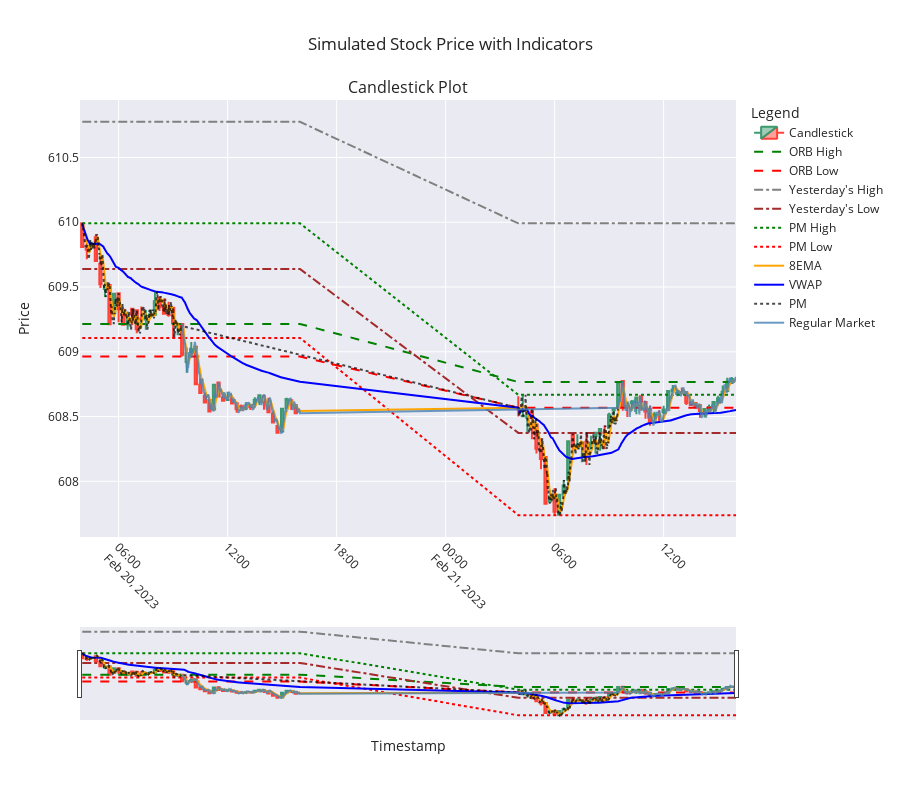

Notebook code for this chart:
### Code cell
from plotly.subplots import make_subplots
import plotly.graph_objects as go
import plotly.express as px

def plot_candlestick_with_indicators(candlestick_data, simulated_data):
    # Create a figure with a single subplot
    fig = make_subplots(rows=1, cols=1, shared_xaxes=True, 
                        vertical_spacing=0.1, 
                        subplot_titles=("Candlestick Plot",))

    # Add candlestick traces
    fig.add_trace(go.Candlestick(
        x=candlestick_data.index,
        open=candlestick_data['Open'],
        high=candlestick_data['High'],
        low=candlestick_data['Low'],
        close=candlestick_data['Close'],
        name='Candlestick',
        opacity=1
    ), row=1, col=1)

    # Add indicators to the candlestick plot
    fig.add_trace(go.Scatter(
        x=simulated_data['Timestamp'],
        y=simulated_data['ORB_High'],
        mode='lines',
        name='ORB High',
        line=dict(color='green', dash='dash')
    ), row=1, col=1)

    fig.add_trace(go.Scatter(
        x=simulated_data['Timestamp'],
        y=simulated_data['ORB_Low'],
        mode='lines',
        name='ORB Low',
        line=dict(color='red', dash='dash')
    ), row=1, col=1)

    fig.add_trace(go.Scatter(
        x=simulated_data['Timestamp'],
        y=simulated_data['Yest_High'],
        mode='lines',
        name="Yesterday's High",
        line=dict(color='gray', dash='dashdot')
    ), row=1, col=1)

    fig.add_trace(go.Scatter(
        x=simulated_data['Timestamp'],
        y=simulated_data['Yest_Low'],
        mode='lines',
        name="Yesterday's Low",
        line=dict(color='brown', dash='dashdot')
    ), row=1, col=1)

    fig.add_trace(go.Scatter(
        x=simulated_data['Timestamp'],
        y=simulated_data['PM_High'],
        mode='lines',
        name='PM High',
        line=dict(color='green', dash='dot')
    ), row=1, col=1)

    fig.add_trace(go.Scatter(
        x=simulated_data['Timestamp'],
        y=simulated_data['PM_Low'],
        mode='lines',
        name='PM Low',
        line=dict(color='red', dash='dot')
    ), row=1, col=1)

    fig.add_trace(go.Scatter(
        x=simulated_data['Timestamp'],
        y=simulated_data['8EMA'],
        mode='lines',
        name='8EMA',
        line=dict(color='orange')
    ), row=1, col=1)

    fig.add_trace(go.Scatter(
        x=simulated_data['Timestamp'],
        y=simulated_data['VWAP'],
        mode='lines',
        name='VWAP',
        line=dict(color='blue')
    ), row=1, col=1)

    # Add PM and Regular Market values
    fig.add_trace(go.Scatter(
        x=simulated_data[simulated_data['Session'] == 'PM']['Timestamp'],
        y=simulated_data[simulated_data['Session'] == 'PM']['Close'],
        mode='lines',
        name='PM',
        line=dict(color='black', dash='dot'),
        opacity=0.7
    ), row=1, col=1)

    fig.add_trace(go.Scatter(
        x=simulated_data[simulated_data['Session'] == 'Regular Market']['Timestamp'],
        y=simulated_data[simulated_data['Session'] == 'Regular Market']['Close'],
        mode='lines',
        name='Regular Market',
        line=dict(color='steelblue'),
        opacity=0.8
    ), row=1, col=1)

    # Update layout for better appearance
    fig.update_layout(
        title="Simulated Stock Price with Indicators",
        xaxis_title="Timestamp",
        yaxis_title="Price",
        legend_title="Legend",
        xaxis=dict(tickangle=45),
        template="seaborn",
        hovermode='x unified',
        height=800  # Make the graph taller
    )

    # Show the plot
    fig.show()

# Example usage
plot_candlestick_with_indicators(candlestick_data, simulated_data)

### Figure 1 — Plotly figure (JSON) as saved in the notebook; plotly's stock layout.template omitted (floating-point values rounded to 4 significant figures; data arrays with more than 128 entries replaced by an {"elided": "..."} marker saying what was removed)
{"data": [{"close": [609.8, 609.8, 609.8, 609.7, 609.5, 609.5, 609.2, 609.4, 609.3, 609.2, 609.3, 609.3, 609.2, 609.2, 609.3, 609.3, 609.4, 609.3, 609.3, 609.3, 609.2, 609.2, 609.0, 609.0, 609.0, 608.7, 608.7, 608.6, 608.5, 608.7, 608.7, 608.6, 608.6, 608.6, 608.6, 608.6, 608.6, 608.6, 608.6, 608.7, 608.6, 608.5, 608.5, 608.4, 608.6, 608.6, 608.6, 608.5, 608.6, 608.5, 608.5, 608.5, 608.3, 608.2, 607.8, 607.9, 607.8, 607.9, 608.0, 608.3, 608.3, 608.3, 608.3, 608.2, 608.3, 608.4, 608.4, 608.4, 608.5, 608.6, 608.8, 608.6, 608.6, 608.6, 608.6, 608.6, 608.5, 608.5, 608.5, 608.5, 608.6, 608.7, 608.7, 608.7, 608.7, 608.6, 608.6, 608.6, 608.5, 608.6, 608.6, 608.6, 608.6, 608.7, 608.8, 608.8], "high": [610.0, 609.9, 609.9, 609.9, 609.8, 609.5, 609.5, 609.4, 609.5, 609.3, 609.3, 609.3, 609.3, 609.3, 609.3, 609.3, 609.5, 609.4, 609.4, 609.4, 609.3, 609.2, 609.2, 609.0, 609.1, 609.0, 608.8, 608.7, 608.6, 608.7, 608.8, 608.7, 608.7, 608.6, 608.6, 608.6, 608.6, 608.6, 608.6, 608.7, 608.7, 608.6, 608.5, 608.4, 608.6, 608.6, 608.6, 608.6, 608.7, 608.7, 608.5, 608.6, 608.4, 608.3, 608.2, 607.9, 607.9, 607.9, 608.0, 608.3, 608.4, 608.4, 608.3, 608.4, 608.4, 608.4, 608.4, 608.4, 608.5, 608.6, 608.8, 608.8, 608.6, 608.6, 608.6, 608.7, 608.6, 608.6, 608.5, 608.5, 608.6, 608.7, 608.7, 608.7, 608.7, 608.7, 608.6, 608.6, 608.6, 608.6, 608.6, 608.6, 608.7, 608.7, 608.8, 608.8], "low": [609.8, 609.7, 609.8, 609.7, 609.5, 609.4, 609.2, 609.3, 609.2, 609.2, 609.2, 609.2, 609.1, 609.2, 609.2, 609.3, 609.3, 609.3, 609.3, 609.3, 609.1, 609.1, 609.0, 608.8, 609.0, 608.7, 608.7, 608.6, 608.5, 608.6, 608.7, 608.6, 608.6, 608.6, 608.5, 608.5, 608.6, 608.6, 608.6, 608.6, 608.6, 608.5, 608.5, 608.4, 608.4, 608.6, 608.6, 608.5, 608.5, 608.5, 608.4, 608.3, 608.2, 608.1, 607.8, 607.8, 607.7, 607.7, 607.9, 608.0, 608.2, 608.2, 608.1, 608.1, 608.3, 608.2, 608.2, 608.2, 608.4, 608.4, 608.6, 608.5, 608.5, 608.5, 608.5, 608.5, 608.5, 608.4, 608.5, 608.5, 608.5, 608.6, 608.7, 608.7, 608.7, 608.6, 608.6, 608.6, 608.5, 608.5, 608.5, 608.5, 608.6, 608.7, 608.7, 608.8], "name": "Candlestick", "opacity": 1, "open": [610.0, 609.8, 609.8, 609.9, 609.7, 609.5, 609.5, 609.3, 609.5, 609.3, 609.2, 609.3, 609.3, 609.3, 609.2, 609.3, 609.3, 609.4, 609.3, 609.3, 609.3, 609.2, 609.2, 608.9, 609.0, 609.0, 608.7, 608.7, 608.6, 608.6, 608.8, 608.6, 608.6, 608.6, 608.6, 608.6, 608.6, 608.6, 608.6, 608.6, 608.7, 608.6, 608.5, 608.4, 608.4, 608.6, 608.6, 608.6, 608.6, 608.5, 608.5, 608.5, 608.4, 608.3, 608.2, 607.8, 607.9, 607.7, 607.9, 608.0, 608.4, 608.3, 608.3, 608.3, 608.3, 608.3, 608.4, 608.4, 608.4, 608.5, 608.6, 608.8, 608.6, 608.6, 608.6, 608.7, 608.6, 608.6, 608.5, 608.5, 608.5, 608.6, 608.7, 608.7, 608.7, 608.7, 608.6, 608.6, 608.6, 608.5, 608.6, 608.6, 608.6, 608.7, 608.7, 608.8], "type": "candlestick", "x": ["2023-02-20T04:00:00.000000000", "2023-02-20T04:15:00.000000000", "2023-02-20T04:30:00.000000000", "2023-02-20T04:45:00.000000000", "2023-02-20T05:00:00.000000000", "2023-02-20T05:15:00.000000000", "2023-02-20T05:30:00.000000000", "2023-02-20T05:45:00.000000000", "2023-02-20T06:00:00.000000000", "2023-02-20T06:15:00.000000000", "2023-02-20T06:30:00.000000000", "2023-02-20T06:45:00.000000000", "2023-02-20T07:00:00.000000000", "2023-02-20T07:15:00.000000000", "2023-02-20T07:30:00.000000000", "2023-02-20T07:45:00.000000000", "2023-02-20T08:00:00.000000000", "2023-02-20T08:15:00.000000000", "2023-02-20T08:30:00.000000000", "2023-02-20T08:45:00.000000000", "2023-02-20T09:00:00.000000000", "2023-02-20T09:15:00.000000000", "2023-02-20T09:30:00.000000000", "2023-02-20T09:45:00.000000000", "2023-02-20T10:00:00.000000000", "2023-02-20T10:15:00.000000000", "2023-02-20T10:30:00.000000000", "2023-02-20T10:45:00.000000000", "2023-02-20T11:00:00.000000000", "2023-02-20T11:15:00.000000000", "2023-02-20T11:30:00.000000000", "2023-02-20T11:45:00.000000000", "2023-02-20T12:00:00.000000000", "2023-02-20T12:15:00.000000000", "2023-02-20T12:30:00.000000000", "2023-02-20T12:45:00.000000000", "2023-02-20T13:00:00.000000000", "2023-02-20T13:15:00.000000000", "2023-02-20T13:30:00.000000000", "2023-02-20T13:45:00.000000000", "2023-02-20T14:00:00.000000000", "2023-02-20T14:15:00.000000000", "2023-02-20T14:30:00.000000000", "2023-02-20T14:45:00.000000000", "2023-02-20T15:00:00.000000000", "2023-02-20T15:15:00.000000000", "2023-02-20T15:30:00.000000000", "2023-02-20T15:45:00.000000000", "2023-02-21T04:00:00.000000000", "2023-02-21T04:15:00.000000000", "2023-02-21T04:30:00.000000000", "2023-02-21T04:45:00.000000000", "2023-02-21T05:00:00.000000000", "2023-02-21T05:15:00.000000000", "2023-02-21T05:30:00.000000000", "2023-02-21T05:45:00.000000000", "2023-02-21T06:00:00.000000000", "2023-02-21T06:15:00.000000000", "2023-02-21T06:30:00.000000000", "2023-02-21T06:45:00.000000000", "2023-02-21T07:00:00.000000000", "2023-02-21T07:15:00.000000000", "2023-02-21T07:30:00.000000000", "2023-02-21T07:45:00.000000000", "2023-02-21T08:00:00.000000000", "2023-02-21T08:15:00.000000000", "2023-02-21T08:30:00.000000000", "2023-02-21T08:45:00.000000000", "2023-02-21T09:00:00.000000000", "2023-02-21T09:15:00.000000000", "2023-02-21T09:30:00.000000000", "2023-02-21T09:45:00.000000000", "2023-02-21T10:00:00.000000000", "2023-02-21T10:15:00.000000000", "2023-02-21T10:30:00.000000000", "2023-02-21T10:45:00.000000000", "2023-02-21T11:00:00.000000000", "2023-02-21T11:15:00.000000000", "2023-02-21T11:30:00.000000000", "2023-02-21T11:45:00.000000000", "2023-02-21T12:00:00.000000000", "2023-02-21T12:15:00.000000000", "2023-02-21T12:30:00.000000000", "2023-02-21T12:45:00.000000000", "2023-02-21T13:00:00.000000000", "2023-02-21T13:15:00.000000000", "2023-02-21T13:30:00.000000000", "2023-02-21T13:45:00.000000000", "2023-02-21T14:00:00.000000000", "2023-02-21T14:15:00.000000000", "2023-02-21T14:30:00.000000000", "2023-02-21T14:45:00.000000000", "2023-02-21T15:00:00.000000000", "2023-02-21T15:15:00.000000000", "2023-02-21T15:30:00.000000000", "2023-02-21T15:45:00.000000000"], "xaxis": "x", "yaxis": "y"}, {"line": {"color": "green", "dash": "dash"}, "mode": "lines", "name": "ORB High", "type": "scatter", "x": {"elided": "1440 str values"}, "xaxis": "x", "y": {"elided": "1440 float values"}, "yaxis": "y"}, {"line": {"color": "red", "dash": "dash"}, "mode": "lines", "name": "ORB Low", "type": "scatter", "x": {"elided": "1440 str values"}, "xaxis": "x", "y": {"elided": "1440 float values"}, "yaxis": "y"}, {"line": {"color": "gray", "dash": "dashdot"}, "mode": "lines", "name": "Yesterday's High", "type": "scatter", "x": {"elided": "1440 str values"}, "xaxis": "x", "y": {"elided": "1440 float values"}, "yaxis": "y"}, {"line": {"color": "brown", "dash": "dashdot"}, "mode": "lines", "name": "Yesterday's Low", "type": "scatter", "x": {"elided": "1440 str values"}, "xaxis": "x", "y": {"elided": "1440 float values"}, "yaxis": "y"}, {"line": {"color": "green", "dash": "dot"}, "mode": "lines", "name": "PM High", "type": "scatter", "x": {"elided": "1440 str values"}, "xaxis": "x", "y": {"elided": "1440 float values"}, "yaxis": "y"}, {"line": {"color": "red", "dash": "dot"}, "mode": "lines", "name": "PM Low", "type": "scatter", "x": {"elided": "1440 str values"}, "xaxis": "x", "y": {"elided": "1440 float values"}, "yaxis": "y"}, {"line": {"color": "orange"}, "mode": "lines", "name": "8EMA", "type": "scatter", "x": {"elided": "1440 str values"}, "xaxis": "x", "y": {"elided": "1440 float values"}, "yaxis": "y"}, {"line": {"color": "blue"}, "mode": "lines", "name": "VWAP", "type": "scatter", "x": {"elided": "1440 str values"}, "xaxis": "x", "y": {"elided": "1440 float values"}, "yaxis": "y"}, {"line": {"color": "black", "dash": "dot"}, "mode": "lines", "name": "PM", "opacity": 0.7, "type": "scatter", "x": {"elided": "660 str values"}, "xaxis": "x", "y": {"elided": "660 float values"}, "yaxis": "y"}, {"line": {"color": "steelblue"}, "mode": "lines", "name": "Regular Market", "opacity": 0.8, "type": "scatter", "x": {"elided": "780 str values"}, "xaxis": "x", "y": {"elided": "780 float values"}, "yaxis": "y"}], "layout": {"annotations": [{"font": {"size": 16}, "showarrow": false, "text": "Candlestick Plot", "x": 0.5, "xanchor": "center", "xref": "paper", "y": 1, "yanchor": "bottom", "yref": "paper"}], "height": 800, "hovermode": "x unified", "legend": {"title": {"text": "Legend"}}, "title": {"text": "Simulated Stock Price with Indicators"}, "xaxis": {"anchor": "y", "domain": [0, 1], "tickangle": 45, "title": {"text": "Timestamp"}}, "yaxis": {"anchor": "x", "domain": [0, 1], "title": {"text": "Price"}}}}
